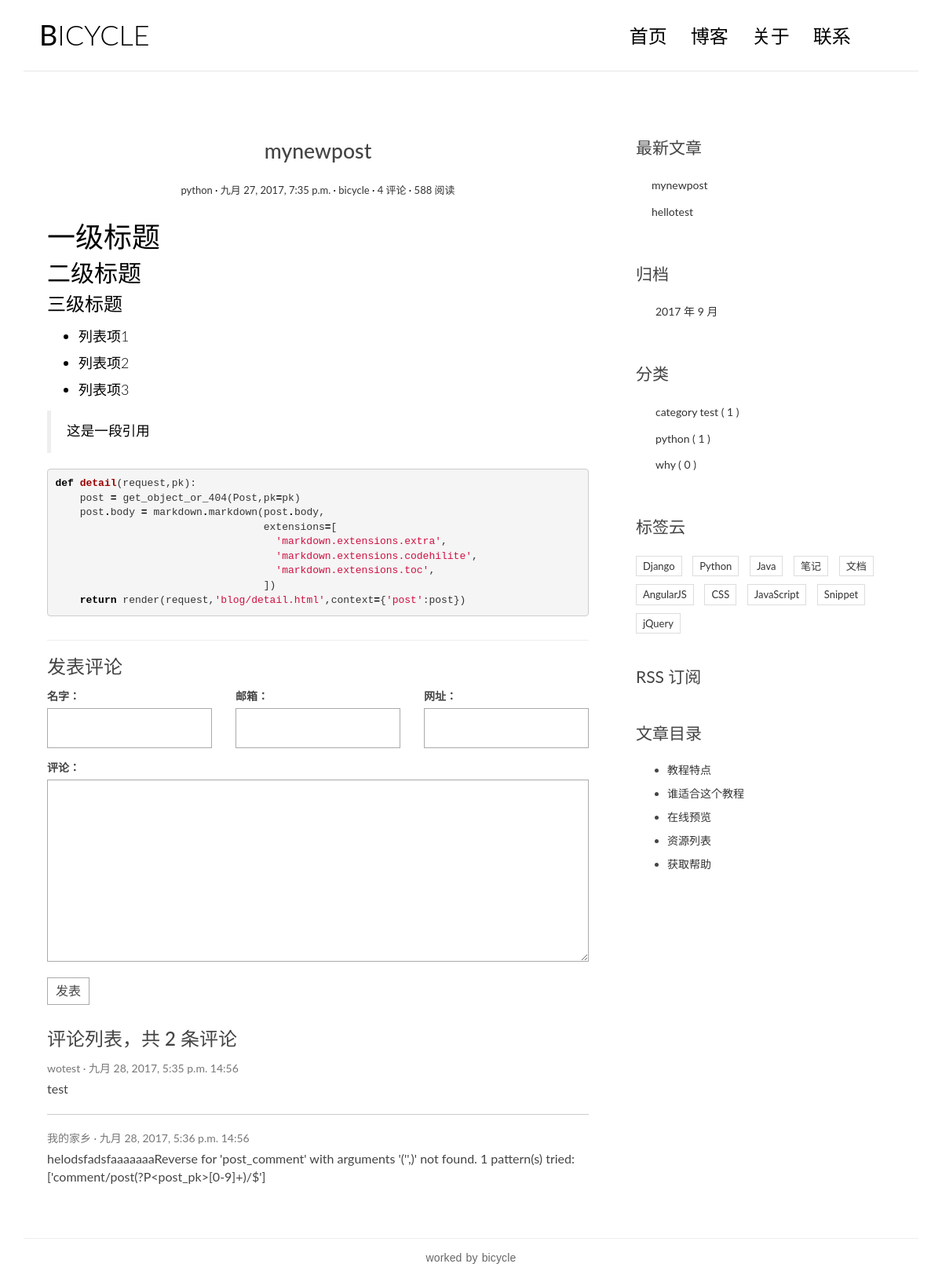
The app's page /post/2/ with its own data.
### blog/models.py (models this page shows)
class Post(models.Model):
	title = models.CharField(max_length = 70)
	body = models.TextField()
	create_time = models.DateTimeField()
	modified_time = models.DateTimeField()
	excerpt = models.CharField(max_length = 200,blank = True)
	category = models.ForeignKey(Category)
	Tags = models.ManyToManyField(Tag,blank = True)
	author = models.ForeignKey(User)
	def get_absolute_url(self):
		return reverse('blog:detail',kwargs = {'pk' : self.pk})
	class Meta:
		ordering = ['-create_time']

class Category(models.Model):
	name = models.CharField(max_length = 100)

### comments/models.py (models this page shows, shortened)
class Comment(models.Model):
	name = models.CharField(max_length = 100)
	email = models.EmailField(max_length = 255)
	url = models.URLField(blank = True)
	text = models.TextField()
	create_time = models.DateTimeField(auto_now_add = True)
	post = models.ForeignKey('blog.Post') #这个评论关联到谋篇文章的Post

### blog/views.py (the view)
# urls.py: url(r'^post/(?P<pk>[0-9]+)/$',views.detail,name = 'detail'),
def detail(request,pk):
	post = get_object_or_404(Post,pk=pk)
	post.body = markdown.markdown(post.body,
								  extensions=[
									'markdown.extensions.extra',
									'markdown.extensions.codehilite',
									'markdown.extensions.toc',
								  ])
	form = CommentForm()
	comment_list = post.comment_set.all()
	context = {
				'post' : post,
				'form' : form,
				'comment_list' :comment_list
				}
	return render(request,'blog/detail.html',context= context)

### comments/forms.py
class CommentForm(forms.ModelForm):
	class Meta:
		model = Comment
		fields = ['name','email','url','text']

### blog/templatetags/blog_tags.py (called while the page is built)
@register.simple_tag
def get_recent_posts(num = 5):
	return Post.objects.all().order_by('-create_time')[:num]

@register.simple_tag
def archives():
	return Post.objects.dates('create_time','month',order = 'DESC')

@register.simple_tag
def get_categories():
	return Category.objects.all()

### templates/blog/detail.html (shortened to what this page needs)
{% extends 'base.html' %}
     {% block main%}
                <article class="post post-{{post.pk}}">
                    <header class="entry-header">
                        <h1 class="entry-title">{{post.title}}</h1>
                        <div class="entry-meta">
                            <span class="post-category"><a href="#">{{post.category.name}}</a></span>
                            <span class="post-date"><a href="#"><time class="entry-date"
                                                                      datetime="{{post.create_time}}">{{post.create_time}}</time></a></span>
                            <span class="post-author"><a href="#">{{post.author}}</a></span>
                            <span class="comments-link"><a href="#">4 评论</a></span>
                            <span class="views-count"><a href="#">588 阅读</a></span>
                        </div>
                    </header>
                    <div class="entry-content clearfix">
                        {{post.body|safe}}
                    </div>
                </article>
                <section class="comment-area" id="comment-area">
                    <hr>
                    <h3>发表评论</h3>
                    <form action="{% url 'comments:post_comment' post.pk %}" method="post" class="comment-form">
                        <div class="row">
                            <div class="col-md-4">
                                <label for="{{form.name.id_for_label }}">名字：</label>
                                {{form.name}}
                            </div>
                            <div class="col-md-4">
                                <label for="{{form.email.id_for_label}}">邮箱：</label>
                                {{form.email}}
                            </div>
                            <div class="col-md-4">
                                <label for="{{form.url.id_for_label}}">网址：</label>
                                {{form.url}}
                            </div>
                            <div class="col-md-12">
                                <label for="{{form.text.id_for_label}}">评论：</label>
                                {{form.text}}
                                <button type="submit" class="comment-btn">发表</button>
                            </div>
                        </div>
                    </form>
                    <div class="comment-list-panel">
                        <h3>评论列表，共 <span>{{post.comment_set.count}}</span> 条评论</h3>
                        <ul class="comment-list list-unstyled">
                            {% for comment in comment_list %}
                            <li class="comment-item">
                                <span class="nickname">{{comment.name}}</span>
                                <time class="submit-date" datetime="{{comment.create_time}}">{{comment.create_time}} 14:56</time>
                                <div class="text">
                                    {{comment.text}}
                                </div>
                            </li>
                            {% empty %}
                            暂无评论
                            {% endfor %}
                        </ul>
                    </div>
                </section>
    {% endblock main%}
    {% block toc%}
                <div class="widget widget-content">
                    <h3 class="widget-title">文章目录</h3>
                    <ul>
                        <li>
                            <a href="#">教程特点</a>
                        </li>
                        <li>
                            <a href="#">谁适合这个教程</a>
                        </li>
                        <li>
                            <a href="#">在线预览</a>
                        </li>
                        <li>
                            <a href="#">资源列表</a>
                        </li>
                        <li>
                            <a href="#">获取帮助</a>
                        </li>
                    </ul>
                </div>
    {% endblock toc%}

### templates/base.html (shortened to what this page needs)
{% load staticfiles %}
{% load blog_tags %}
<!DOCTYPE html>
<html>
<head>
    <link rel="stylesheet" href="{% static 'blog/css/highlights/github.css' %}">
    <link rel="stylesheet" href="http://code.ionicframework.com/ionicons/2.0.1/css/ionicons.min.css">
    <link rel="stylesheet" href="{% static 'blog/css/bootstrap.min.css' %}">
    <link rel="stylesheet" href="{% static 'blog/css/pace.css' %}">
    <link rel="stylesheet" href="{% static 'blog/css/custom.css' %}">
</head>
<body>
<div class="container">
    <header id="site-header">
        <div class="row">
            <div class="col-md-4 col-sm-5 col-xs-8">
                <div class="logo">
                    <h1><a href="{% url 'blog:index' %}"><b>B</b>ICYCLE</a></h1>
                </div>
            </div>
            <div class="col-md-8 col-sm-7 col-xs-4">
                <nav class="main-nav" role="navigation">
                    <div class="collapse navbar-collapse" id="bs-example-navbar-collapse-1">
                        <ul class="nav navbar-nav navbar-right">
                            <li class="cl-effect-11"><a href="{% url 'blog:index' %}" data-hover="首页">首页</a></li>
                            <li class="cl-effect-11"><a href="full-width.html" data-hover="博客">博客</a></li>
                            <li class="cl-effect-11"><a href="about.html" data-hover="关于">关于</a></li>
                            <li class="cl-effect-11"><a href="contact.html" data-hover="联系">联系</a></li>
                        </ul>
                    </div>
                </nav>
            </div>
        </div>
    </header>
</div>
<div class="content-body">
    <div class="container">
        <div class="row">
            <main class="col-md-8">
                {% block main %}
                {% endblock main %}
            </main>
            <aside class="col-md-4">
                <div class="widget widget-recent-posts">
                    <h3 class="widget-title">最新文章</h3>
                    {% get_recent_posts as recent_post_list %}
                    <ul>
                        {% for post in recent_post_list %}
                        <li>
                            <a href="{{post.get_absolute_url}}">{{post.title}}</a>
                        </li>
                        {% empty%}
                        暂无新文章！
                        {% endfor %}
                    </ul>
                </div>
                <div class="widget widget-archives">
                    <h3 class="widget-title">归档</h3>
                    {% archives as date_list %}
                    <ul>
                        {% for date in date_list %}
                        <li>
                            <a href="{% url 'blog:archives' date.year date.month %}">
                            {{date.year}} 年 {{date.month}} 月
                            </a>
                        </li>
                        {% empty %}
                        暂无归档
                        {% endfor %}
                    </ul>
                </div>
                <div class="widget widget-category">
                    <h3 class="widget-title">分类</h3>
                    {% get_categories as category_list %}
                    <ul>
                        {% for category in category_list %}
                        <li>
                            <a href="{% url 'blog:category' category.pk %}">
                            {{category.name}}
                            <span class="post-count">( {{category.post_set.count}} )</span>
                            </a>
                        </li>
                        {% empty %}
                        暂无归档
                        {% endfor %}
                    </ul>
                </div>
                <div class="widget widget-tag-cloud">
                    <h3 class="widget-title">标签云</h3>
                    <ul>
                        <li>
                            <a href="#">Django</a>
                        </li>
                        <li>
                            <a href="#">Python</a>
                        </li>
                        <li>
                            <a href="#">Java</a>
                        </li>
                        <li>
                            <a href="#">笔记</a>
                        </li>
                        <li>
                            <a href="#">文档</a>
                        </li>
                        <li>
                            <a href="#">AngularJS</a>
                        </li>
                        <li>
                            <a href="#">CSS</a>
                        </li>
                        <li>
                            <a href="#">JavaScript</a>
                        </li>
                        <li>
                            <a href="#">Snippet</a>
                        </li>
                        <li>
                            <a href="#">jQuery</a>
                        </li>
                    </ul>
                </div>
                <div class="rss">
                    <a href=""> RSS 订阅</a>
                </div>
            </aside>
            <aside class="col-md-4">
                {% block toc%}
                {% endblock toc%}
            </aside>
        </div>
    </div>
</div>
<footer id="site-footer">
    <div class="container">
        <div class="row">
            <div class="col-md-12">
                <p class="copyright">
                    worked by bicycle
                </p>
            </div>
        </div>
    </div>
</footer>
</body>
</html>

### blog/static/blog/css/highlights/github.css (style rules this page uses)
.codehilite .k { color: #000000; font-weight: bold }
.codehilite .o { color: #000000; font-weight: bold }
.codehilite .nf { color: #990000; font-weight: bold }
.codehilite .w { color: #bbbbbb }
.codehilite .s1 { color: #d01040 }

### blog/static/blog/css/custom.css (style rules this page uses)
* { outline: none; }
h1, h2, h3, h4, h5, h6 { margin-top: 0; }
b { font-weight: 400; }
a { color: #333; }
body { color: #444; font-family: 'Lato', sans-serif; }
p { font-family: 'Ubuntu', sans-serif; font-weight: 400; word-spacing: 1px; letter-spacing: 0.01em; }
#site-header { background-color: #FFF; padding: 25px 20px; margin-bottom: 40px; border-bottom: 1px solid #e7e7e7; }
.logo h1 a { color: #000; }
.logo h1 { margin: 0; font-family: 'Lato', sans-serif; font-weight: 300; }
.main-nav { margin-top: 11px; max-width: 95%; }
.main-nav a { color: #000000 !important; padding: 0 0 5px 0 !important; margin-right: 30px; font-family: 'Lato', sans-serif; font-weight: 300; font-size: 24px; }
.cl-effect-11 a { padding: 10px 0; color: #0972b4; text-shadow: none; }
.cl-effect-11 a::before { position: absolute; top: 0; left: 0; overflow: hidden; padding: 0 0 5px 0 !important; max-width: 0; border-bottom: 1px solid #000; color: #000; content: attr(data-hover); white-space: nowrap; -webkit-transition: max-width 0.5s; -moz-transition: max-width 0.5s; transition: max-width 0.5s; }
.content-body { padding-bottom: 4em; }
.post { background: #fff; padding: 30px 30px 0; }
.entry-title { text-align: center; font-size: 1.9em; margin-bottom: 20px; line-height: 1.6; padding: 10px 20px 0; }
.entry-meta { text-align: center; color: #DDDDDD; font-size: 13px; margin-bottom: 30px; }
.entry-content { font-size: 18px; line-height: 1.9; font-weight: 300; color: #000; }
.post-category::after, .post-date::after, .post-author::after, .comments-link::after { content: ' ·'; color: #000; }
.widget { background: #fff; padding: 30px 0 0; }
.widget-title { font-size: 1.5em; margin-bottom: 20px; line-height: 1.6; padding: 10px 0 0; font-weight: 400; }
.widget-recent-posts ul { padding: 0; margin: 0; padding-left: 20px; }
.widget-recent-posts ul li { list-style-type: none; position: relative; line-height: 170%; margin-bottom: 10px; }
.widget-recent-posts ul li::before { content: '\f3d3'; font-family: "Ionicons"; position: absolute; left: -17px; top: 3px; font-size: 16px; color: #000; }
.widget-archives ul { padding: 0; margin: 0; padding-left: 25px; }
.widget-archives ul li { list-style-type: none; position: relative; line-height: 170%; margin-bottom: 10px; }
.widget-archives ul li::before { content: '\f3f3'; font-family: "Ionicons"; position: absolute; left: -25px; top: 1px; font-size: 16px; color: #000; }
.widget-category ul { padding: 0; margin: 0; padding-left: 25px; }
.widget-category ul li { list-style-type: none; position: relative; line-height: 170%; margin-bottom: 10px; }
.widget-category ul li::before { content: '\f3fe'; font-family: "Ionicons"; position: absolute; left: -25px; top: 1px; font-size: 18px; color: #000; }
.widget-tag-cloud ul { padding: 0; margin: 0; margin-right: -10px; }
.widget-tag-cloud ul li { list-style-type: none; font-size: 13px; display: inline-block; margin-right: 10px; margin-bottom: 10px; padding: 3px 8px; border: 1px solid #ddd; }
.widget-content ul li { margin-bottom: 10px; }
.rss { font-size: 21px; margin-top: 30px; }
.rss a { color: #444; }
#site-footer { padding-top: 10px; padding: 0 0 1.5em 0; }
.copyright { text-align: center; padding-top: 1em; margin: 0; border-top: 1px solid #eee; color: #666; }
.contact-form input, .comment-form input { border: 1px solid #aaa; margin-bottom: 15px; width: 100%; padding: 15px 15px; font-size: 16px; line-height: 100%; transition: 0.4s border-color linear; }
.contact-form textarea, .comment-form textarea { border: 1px solid #aaa; margin-bottom: 15px; width: 100%; padding: 15px 15px; font-size: 16px; line-height: 20px !important; min-height: 183px; transition: 0.4s border-color linear; }
.comment-area { padding: 0 30px 0; }
.comment-form { margin-top: 15px; }
.comment-form .comment-btn { background-color: #fff; border: 1px solid #aaa; font-size: 16px; padding: 5px 10px; }
.comment-list-panel { margin-top: 30px; }
.comment-list { margin-top: 15px; }
.comment-item:not(:last-child) { border-bottom: 1px #ccc solid; margin-bottom: 20px; padding-bottom: 20px; }
.comment-item .nickname, .comment-item .submit-date { color: #777; font-size: 14px; }
.comment-item .nickname:after { content: ' ·'; }
.comment-item .text { padding-top: 5px; font-size: 16px; }

### records on screen
Post: title "mynewpost", category.name "python", create_time "九月 27, 2017, 7:35 p.m.", author "bicycle", body "一级标题 二级标题 三级标题 列表项1 列表项2 列表项3 这是一段引用 def detail ( request , pk ): post = get_object_or_404 ( Post , pk = pk ) post . body = markdown . markdown ( post . body , extensions = [ 'markdown.extensions.extra' , 'markdown.extensions.codehilite' , 'markdown.extensions.toc' , ]) return render ( request , 'blog/detail.html' , context = { 'post' : post })", comment_set.count "2"
Comment: name "wotest", create_time "九月 28, 2017, 5:35 p.m.", text "test"
Comment: name "我的家乡", create_time "九月 28, 2017, 5:36 p.m.", text "helodsfadsfaaaaaaaReverse for 'post_comment' with arguments '('',)' not found. 1 pattern(s) tried: ['comment/post(?P<post_pk>[0-9]+)/$']"
Post: title "hellotest"
Category: name "category test", post_set.count "1"
Category: name "python", post_set.count "1"
Category: name "why", post_set.count "0"

### other values on screen
{{ date.year }} "2017"
{{ date.month }} "9"
